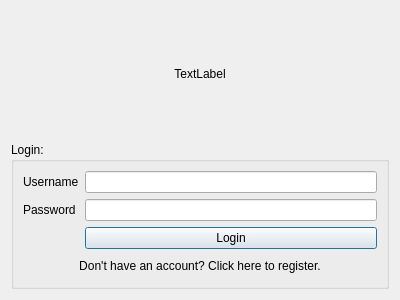
<?xml version="1.0" encoding="UTF-8"?>
<ui version="4.0">
 <class>CustomerLogin</class>
 <widget class="QDialog" name="CustomerLogin">
  <property name="geometry">
   <rect>
    <x>0</x>
    <y>0</y>
    <width>400</width>
    <height>300</height>
   </rect>
  </property>
  <property name="windowTitle">
   <string>Dialog</string>
  </property>
  <layout class="QVBoxLayout" name="verticalLayout">
   <item>
    <widget class="QLabel" name="label_logo">
     <property name="text">
      <string>TextLabel</string>
     </property>
     <property name="alignment">
      <set>Qt::AlignCenter</set>
     </property>
    </widget>
   </item>
   <item>
    <widget class="QGroupBox" name="groupBox">
     <property name="title">
      <string>Login:</string>
     </property>
     <layout class="QFormLayout" name="formLayout">
      <item row="0" column="0">
       <widget class="QLabel" name="label_uname">
        <property name="text">
         <string>Username</string>
        </property>
        <property name="buddy">
         <cstring>lineEdit_uname</cstring>
        </property>
       </widget>
      </item>
      <item row="0" column="1">
       <widget class="QLineEdit" name="lineEdit_uname">
        <property name="text">
         <string/>
        </property>
       </widget>
      </item>
      <item row="1" column="0">
       <widget class="QLabel" name="label_pass">
        <property name="text">
         <string>Password</string>
        </property>
        <property name="buddy">
         <cstring>lineEdit_pass</cstring>
        </property>
       </widget>
      </item>
      <item row="1" column="1">
       <widget class="QLineEdit" name="lineEdit_pass">
        <property name="echoMode">
         <enum>QLineEdit::Password</enum>
        </property>
       </widget>
      </item>
      <item row="2" column="1">
       <widget class="QPushButton" name="pushButton">
        <property name="text">
         <string>Login</string>
        </property>
       </widget>
      </item>
      <item row="3" column="0" colspan="2">
       <widget class="QPushButton" name="pushButton_register">
        <property name="text">
         <string>Don't have an account? Click here to register.</string>
        </property>
        <property name="flat">
         <bool>true</bool>
        </property>
       </widget>
      </item>
     </layout>
    </widget>
   </item>
  </layout>
 </widget>
 <resources/>
 <connections/>
</ui>
